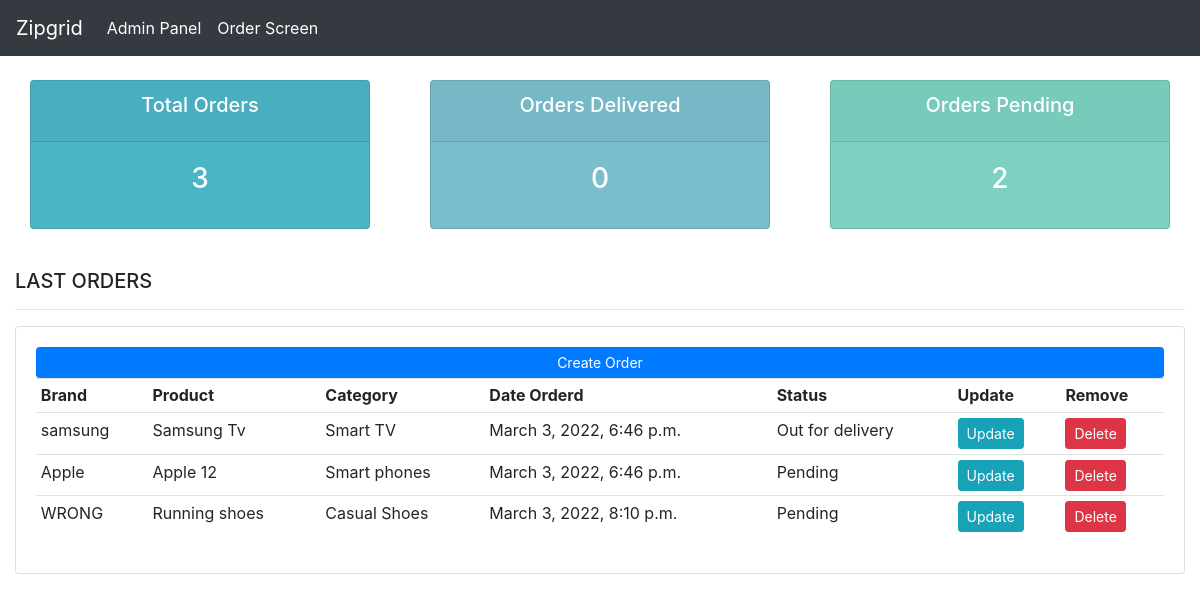
The page / on the database its author committed.
### ecommerce/models.py (models this page shows)
class Order(models.Model):
	STATUS = (
			('Pending', 'Pending'),
			('Out for delivery', 'Out for delivery'),
			('Delivered', 'Delivered'),
			)
	brand = models.ForeignKey(Brand, null=True, on_delete= models.SET_NULL)
	category = models.ForeignKey(Category, null=True, on_delete= models.SET_NULL)
	product = models.ForeignKey(Product, null=True, on_delete= models.SET_NULL)
	date_created = models.DateTimeField(auto_now_add=True, null=True)
	status = models.CharField(max_length=200, null=True, choices=STATUS)

class Brand(models.Model):
	brand_name = models.CharField(max_length=200, null=True)
	date_created = models.DateTimeField(auto_now_add=True, null=True)
	def __str__(self):
		return self.brand_name

class Product(models.Model):
	product_name = models.CharField(max_length=200, null=True)
	price = models.FloatField(null=True)
	description = models.CharField(max_length=200, null=True, blank=True)
	date_created = models.DateTimeField(auto_now_add=True, null=True)
	category = models.ManyToManyField(Category)
	def __str__(self):
		return self.product_name

class Category(models.Model):
	name = models.CharField(max_length=200, null=True)
	def __str__(self):
		return self.name

### ecommerce/views.py (the view)
# urls.py: path('', views.home, name='home'),
def home(request):
	orders = Order.objects.all()
	brand = Brand.objects.all()
	total_customers = brand.count()
	total_orders = orders.count()
	delivered = orders.filter(status='Delivered').count()
	pending = orders.filter(status='Pending').count()
	context = {'orders':orders, 'brand':brand,
	'total_orders':total_orders,'delivered':delivered,
	'pending':pending }
	return render(request, 'dashboard.html', context)

### ecommerce/templates/dashboard.html (shortened to what this page needs)
<!DOCTYPE html>
<html lang="en">
<head>
</head>
<body>
    {% extends 'main.html' %}
    {% block content %}
    {% include 'status.html' %}
    <br>
    <div class="col-md-15">
        <h5>LAST ORDERS</h5>
        <hr>
        <div class="card card-body">
            <a class="btn btn-primary  btn-sm btn-block" href="{% url 'create_order' %}">Create Order</a>
            <table class="table table-sm">
                <tr>
                    <th>Brand</th>
                    <th>Product</th>
                    <th>Category</th>
                    <th>Date Orderd</th>
                    <th>Status</th>
                    <th>Update</th>
                    <th>Remove</th>
                </tr>
                {% for order in orders %}
                <tr>
                    <td>{{order.brand}}</td>
                    <td>{{order.product}}</td>
                    <td>{{order.category}}</td>
                    <td>{{order.date_created}}</td>
                    <td>{{order.status}}</td>
                    <td><a class="btn btn-sm btn-info" href="{% url 'update_order' order.id %}">Update</a></td>
                    <td><a class="btn btn-sm btn-danger" href="{% url 'delete_order' order.id %}">Delete</a></td>
                    {% endfor %}
                </tr>
            </table>
        </div>
    </div>
    </div>
    {% endblock %}

### ecommerce/templates/main.html (shortened to what this page needs)
<!DOCTYPE html>
<html>
<head>
	<link rel="stylesheet" href="https://stackpath.bootstrapcdn.com/bootstrap/4.3.1/css/bootstrap.min.css">
</head>
<body>
	{%  include 'navbar.html' %}
	<div class="container-fluid">
	{% block content %}
	{% endblock %}
</body>
</html>

### ecommerce/templates/navbar.html (shortened to what this page needs)
<!DOCTYPE html>
<html lang="en">
<head>
    <link rel="stylesheet" href="https://cdn.jsdelivr.net/npm/bootstrap@4.0.0/dist/css/bootstrap.min.css">
</head>
<body>
  <nav class="navbar navbar-expand-lg navbar-dark bg-dark">
    <a class="navbar-brand" href="#">Zipgrid</a>
    <div class="collapse navbar-collapse" id="navbarNav">
      <ul class="navbar-nav">
        <li class="nav-item active">
          <a class="nav-link" href="{% url 'home' %}">Admin Panel</a>
        </li>
        <li class="nav-item active">
          <a class="nav-link" href="{% url 'products' %}">Order Screen</a>
        </li>
      </ul>
    </div>
  </nav>
</body>
</html>

### ecommerce/templates/status.html
<br>
<div class="row">
	<div class="col">
		<div class="col-md">
			<div class="card text-center text-white  mb-3" id="total-orders">
			  	<div class="card-header">
			  		<h5 class="card-title">Total Orders</h5>
			  	</div>
			  	<div class="card-body">
			    	<h3 class="card-title">{{total_orders}}</h3>
			  	</div>
			</div>
		</div>
	</div>
	<div class="col">
		<div class="col-md">
			<div class="card text-center text-white  mb-3" id="orders-delivered">
			  	<div class="card-header">
			  		<h5 class="card-title">Orders Delivered</h5>
			  	</div>
			  	<div class="card-body">
			    	<h3 class="card-title">{{delivered}}</h3>
			  	</div>
			</div>
		</div>
	</div>
	<div class="col">
		<div class="col-md">
			<div class="card text-center text-white  mb-3" id="orders-pending">
			  	<div class="card-header">
			  		<h5 class="card-title">Orders Pending</h5>
			  	</div>
			  	<div class="card-body">
			    	<h3 class="card-title">{{pending}}</h3>
			  	</div>
			</div>
		</div>
	</div>
</div>

### ecommerce/templates/main.html (style rules this page uses)
body { background-color: #ebeff5; }
#total-orders { background-color: #4cb4c7; }
#orders-delivered { background-color: #7abecc; }
#orders-pending { background-color: #7CD1C0; }

### rows shown on the page
Order: brand "samsung", product "Samsung Tv", category "Smart TV", date_created "March 3, 2022, 6:46 p.m.", status "Out for delivery"
Order: brand "Apple", product "Apple 12", category "Smart phones", date_created "March 3, 2022, 6:46 p.m.", status "Pending"
Order: brand "WRONG", product "Running shoes", category "Casual Shoes", date_created "March 3, 2022, 8:10 p.m.", status "Pending"

### other values the page prints
{{ total_orders }} "3"
{{ delivered }} "0"
{{ pending }} "2"
